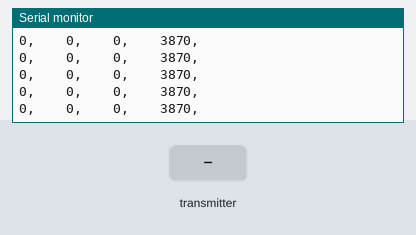
The sketch below on a simulated Arduino Uno, built with avr-gcc and run on an emulated ATmega328P. Parts: the last lines printed to the serial monitor. The test bench sets the inputs (shaded band). No radio packets arrive unless stated.

Above: at 1.2 s.
1.3 s: the transmitter starts sending temp = 25
At 1.9 s:
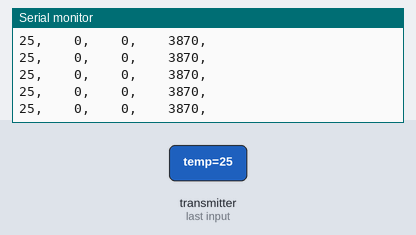
4.3 s: the transmitter starts sending strain = 256
At 5.4 s:
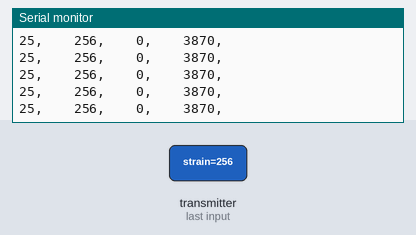
7.3 s: the transmitter starts sending light = 256
At 8.2 s:
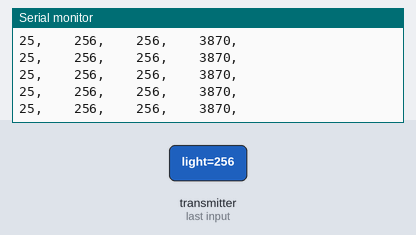
10.3 s: the transmitter starts sending temp = 0
At 11.2 s:
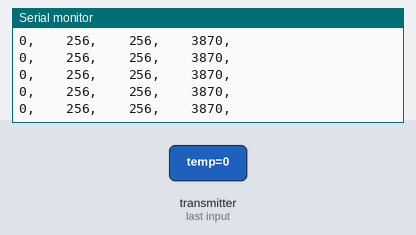
13.3 s: the transmitter starts sending strain = 0
At 14.2 s:
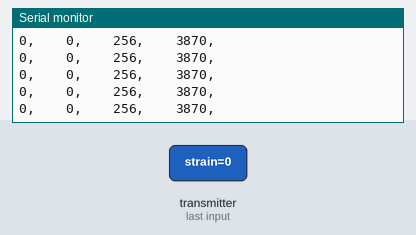
16.3 s: the transmitter starts sending light = 0
At 17.1 s:
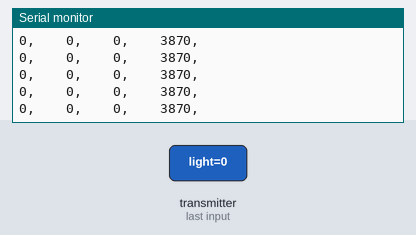

The sketch:

ForRealio1.ino
```cpp
#include "Arduino.h"
#include<SPI.h>
#include<RF24.h>
RF24 radio(7,8);
byte addresses[][6]={"1node","2node"};

typedef struct{
  int temp;
  int strain;
  int light;
}
A_t;
A_t data;
//To wire relay: 1. Connect the coil with 5V. 2. Connect on of the pins on the other end to power, and the on you are connecting to the MIDDLE pin
void setup() {
  Serial.begin(9600);
 // Serial.println("Waiting for incoming data");
 // Serial.println("Temperature: \t Strain: \t Light:");
  radio.begin();
  radio.setPALevel(RF24_PA_MIN);
  radio.setDataRate(RF24_2MBPS);
  radio.setChannel(1998);
  radio.openWritingPipe(addresses[1]);
  radio.openReadingPipe(1,addresses[0]);
  radio.startListening();

}

void loop() {

  typedef struct{
    int command;
  }
  B_t;
  B_t commands;
  if(Serial.available()>0){
    commands.command=Serial.read();
  }
  if(radio.available()){
    while(radio.available()){
      radio.read(&data, sizeof(data));
    }
  }

  Serial.print(data.temp);
  Serial.print(',');
  Serial.print("\t\t");
  Serial.print(data.strain);
  Serial.print(',');
  Serial.print("\t\t");
  Serial.print(data.light);
  Serial.print(',');
  Serial.print("\t\t");
  Serial.print(commands.command);
  Serial.print(',');
  Serial.println("\t\t");
  delay(5);
  radio.stopListening();
 if(! radio.write(&commands, sizeof(commands))){

 }
  delay(5);
  radio.startListening();
}
```

Measured:
- after the input at 1.3 s, the serial monitor: prints a new line after 0.06 s (image 1)
- after the input at 4.3 s, the serial monitor: prints a new line after 0.06 s (image 2)
- after the input at 7.3 s, the serial monitor: prints a new line after 0.06 s (image 3)
- after the input at 10.3 s, the serial monitor: prints a new line after 0.06 s (image 4)
- after the input at 13.3 s, the serial monitor: prints a new line after 0.07 s (image 5)
- after the input at 16.3 s, the serial monitor: prints a new line after 0.06 s (image 6)
